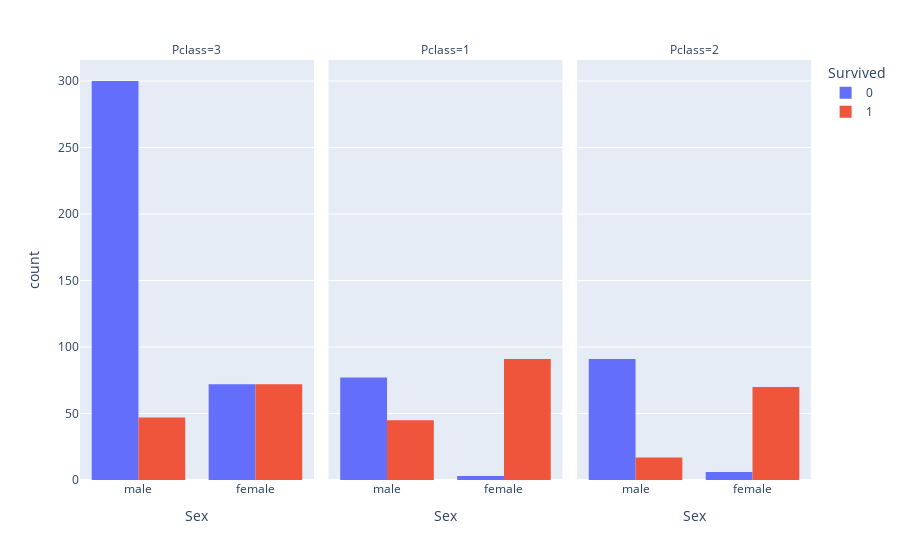

Here is the notebook cell this chart was saved with:
### Code cell
fig = px.histogram(train, x = "Sex", color = "Survived", barmode = "group", facet_col = "Pclass")
fig.show()

### Figure 1 — Plotly figure (JSON) as saved in the notebook; plotly's stock layout.template omitted (floating-point values rounded to 4 significant figures; data arrays with more than 128 entries replaced by an {"elided": "..."} marker saying what was removed)
{"data": [{"alignmentgroup": "True", "bingroup": "x", "hovertemplate": "Survived=0<br>Pclass=3<br>Sex=%{x}<br>count=%{y}<extra></extra>", "legendgroup": "0", "marker": {"color": "#636efa", "pattern": {"shape": ""}}, "name": "0", "offsetgroup": "0", "orientation": "v", "showlegend": true, "type": "histogram", "x": {"elided": "372 str values"}, "xaxis": "x", "yaxis": "y"}, {"alignmentgroup": "True", "bingroup": "x", "hovertemplate": "Survived=0<br>Pclass=1<br>Sex=%{x}<br>count=%{y}<extra></extra>", "legendgroup": "0", "marker": {"color": "#636efa", "pattern": {"shape": ""}}, "name": "0", "offsetgroup": "0", "orientation": "v", "showlegend": false, "type": "histogram", "x": ["male", "male", "male", "male", "male", "male", "male", "male", "male", "male", "male", "male", "male", "male", "male", "male", "male", "male", "male", "male", "male", "female", "male", "male", "male", "male", "male", "male", "male", "male", "male", "female", "male", "male", "male", "male", "male", "male", "male", "male", "male", "male", "male", "male", "male", "male", "male", "male", "male", "female", "male", "male", "male", "male", "male", "male", "male", "male", "male", "male", "male", "male", "male", "male", "male", "male", "male", "male", "male", "male", "male", "male", "male", "male", "male", "male", "male", "male", "male", "male"], "xaxis": "x2", "yaxis": "y2"}, {"alignmentgroup": "True", "bingroup": "x", "hovertemplate": "Survived=0<br>Pclass=2<br>Sex=%{x}<br>count=%{y}<extra></extra>", "legendgroup": "0", "marker": {"color": "#636efa", "pattern": {"shape": ""}}, "name": "0", "offsetgroup": "0", "orientation": "v", "showlegend": false, "type": "histogram", "x": ["male", "male", "female", "male", "male", "male", "male", "male", "male", "male", "male", "male", "male", "male", "male", "male", "male", "male", "male", "female", "male", "male", "male", "male", "male", "male", "male", "male", "male", "male", "male", "male", "male", "male", "male", "male", "female", "male", "male", "male", "male", "male", "female", "male", "male", "male", "male", "male", "male", "male", "male", "male", "male", "male", "male", "male", "male", "male", "male", "male", "male", "male", "male", "male", "male", "male", "male", "male", "male", "male", "male", "male", "male", "male", "male", "male", "male", "male", "male", "male", "male", "male", "male", "female", "male", "male", "male", "male", "male", "male", "male", "male", "female", "male", "male", "male", "male"], "xaxis": "x3", "yaxis": "y3"}, {"alignmentgroup": "True", "bingroup": "x", "hovertemplate": "Survived=1<br>Pclass=3<br>Sex=%{x}<br>count=%{y}<extra></extra>", "legendgroup": "1", "marker": {"color": "#EF553B", "pattern": {"shape": ""}}, "name": "1", "offsetgroup": "1", "orientation": "v", "showlegend": true, "type": "histogram", "x": ["female", "female", "female", "female", "female", "female", "female", "female", "male", "female", "female", "female", "male", "female", "male", "female", "male", "female", "female", "female", "male", "female", "male", "male", "female", "female", "female", "male", "female", "male", "female", "female", "female", "female", "female", "male", "male", "female", "female", "male", "female", "female", "female", "male", "male", "male", "female", "female", "male", "male", "female", "female", "male", "female", "female", "female", "male", "female", "male", "female", "female", "female", "female", "female", "female", "male", "female", "male", "male", "male", "female", "male", "female", "male", "female", "female", "female", "male", "male", "male", "female", "male", "female", "female", "male", "female", "male", "female", "male", "male", "female", "female", "female", "male", "female", "female", "male", "female", "male", "female", "male", "male", "male", "female", "female", "female", "male", "female", "male", "male", "male", "female", "male", "female", "male", "female", "female", "male", "female"], "xaxis": "x", "yaxis": "y"}, {"alignmentgroup": "True", "bingroup": "x", "hovertemplate": "Survived=1<br>Pclass=1<br>Sex=%{x}<br>count=%{y}<extra></extra>", "legendgroup": "1", "marker": {"color": "#EF553B", "pattern": {"shape": ""}}, "name": "1", "offsetgroup": "1", "orientation": "v", "showlegend": false, "type": "histogram", "x": {"elided": "136 str values"}, "xaxis": "x2", "yaxis": "y2"}, {"alignmentgroup": "True", "bingroup": "x", "hovertemplate": "Survived=1<br>Pclass=2<br>Sex=%{x}<br>count=%{y}<extra></extra>", "legendgroup": "1", "marker": {"color": "#EF553B", "pattern": {"shape": ""}}, "name": "1", "offsetgroup": "1", "orientation": "v", "showlegend": false, "type": "histogram", "x": ["female", "female", "male", "male", "female", "female", "female", "female", "female", "male", "female", "female", "female", "female", "female", "male", "female", "male", "female", "male", "female", "female", "female", "female", "male", "female", "female", "female", "female", "female", "male", "female", "female", "female", "female", "female", "male", "female", "female", "female", "female", "female", "female", "female", "female", "female", "female", "female", "female", "female", "female", "female", "female", "female", "female", "male", "female", "male", "male", "male", "female", "female", "female", "female", "female", "female", "female", "female", "female", "female", "male", "female", "female", "female", "female", "female", "female", "female", "male", "female", "female", "male", "male", "female", "female", "female", "female"], "xaxis": "x3", "yaxis": "y3"}], "layout": {"annotations": [{"font": {}, "showarrow": false, "text": "Pclass=3", "x": 0.16, "xanchor": "center", "xref": "paper", "y": 1, "yanchor": "bottom", "yref": "paper"}, {"font": {}, "showarrow": false, "text": "Pclass=1", "x": 0.5, "xanchor": "center", "xref": "paper", "y": 1, "yanchor": "bottom", "yref": "paper"}, {"font": {}, "showarrow": false, "text": "Pclass=2", "x": 0.84, "xanchor": "center", "xref": "paper", "y": 1, "yanchor": "bottom", "yref": "paper"}], "autosize": true, "barmode": "group", "legend": {"title": {"text": "Survived"}, "tracegroupgap": 0}, "margin": {"t": 60}, "xaxis": {"anchor": "y", "autorange": true, "domain": [0, 0.32], "range": [-0.5, 1.5], "title": {"text": "Sex"}, "type": "category"}, "xaxis2": {"anchor": "y2", "autorange": true, "domain": [0.34, 0.66], "matches": "x", "range": [-0.5, 1.5], "title": {"text": "Sex"}, "type": "category"}, "xaxis3": {"anchor": "y3", "autorange": true, "domain": [0.68, 1.0], "matches": "x", "range": [-0.5, 1.5], "title": {"text": "Sex"}, "type": "category"}, "yaxis": {"anchor": "x", "autorange": true, "domain": [0, 1], "range": [0, 315.8], "title": {"text": "count"}}, "yaxis2": {"anchor": "x2", "autorange": true, "domain": [0, 1], "matches": "y", "range": [0, 315.8], "showticklabels": false}, "yaxis3": {"anchor": "x3", "autorange": true, "domain": [0, 1], "matches": "y", "range": [0, 315.8], "showticklabels": false}}}
